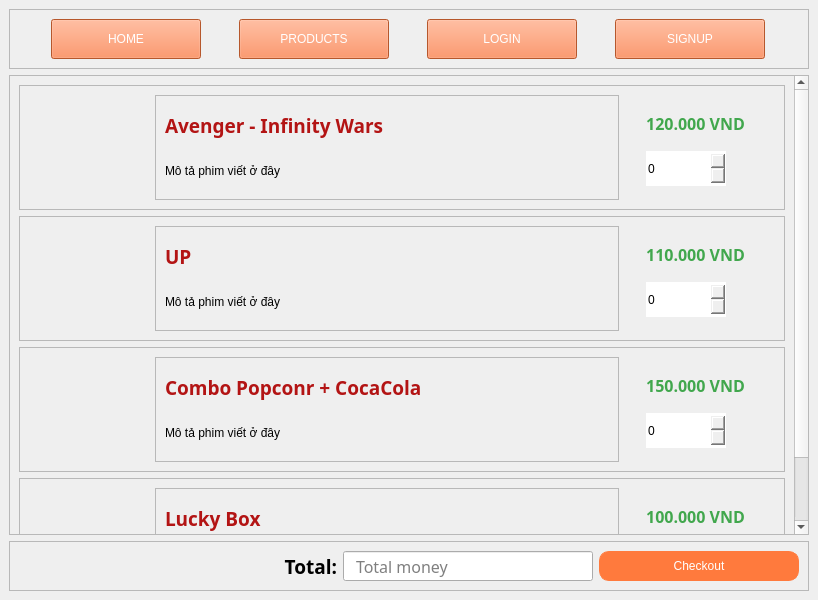
<?xml version="1.0" encoding="UTF-8"?>
<ui version="4.0">
 <class>MainWindow</class>
 <widget class="QMainWindow" name="MainWindow">
  <property name="geometry">
   <rect>
    <x>0</x>
    <y>0</y>
    <width>800</width>
    <height>600</height>
   </rect>
  </property>
  <property name="windowTitle">
   <string>MainWindow</string>
  </property>
  <widget class="QWidget" name="centralwidget">
   <layout class="QVBoxLayout" name="verticalLayout_6">
    <item>
     <widget class="QFrame" name="navigation">
      <property name="minimumSize">
       <size>
        <width>800</width>
        <height>0</height>
       </size>
      </property>
      <property name="frameShape">
       <enum>QFrame::StyledPanel</enum>
      </property>
      <property name="frameShadow">
       <enum>QFrame::Raised</enum>
      </property>
      <layout class="QHBoxLayout" name="horizontalLayout">
       <item>
        <widget class="QPushButton" name="pushButton_home_w">
         <property name="minimumSize">
          <size>
           <width>150</width>
           <height>40</height>
          </size>
         </property>
         <property name="maximumSize">
          <size>
           <width>150</width>
           <height>40</height>
          </size>
         </property>
         <property name="styleSheet">
          <string notr="true">QPushButton{
	font: 81 16pt &quot;Nunito Sans Normal ExtraBold&quot;;
	color: white;
	background-color: rgb(255, 122, 61);
}

QPushButton:hover{
	background-color: rgb(255, 126, 21);
}

QPushButton:pressed{
	padding-left: 5px;
	padding-top: 10px;
}</string>
         </property>
         <property name="text">
          <string>HOME</string>
         </property>
        </widget>
       </item>
       <item>
        <widget class="QPushButton" name="pushButton_products_w">
         <property name="minimumSize">
          <size>
           <width>150</width>
           <height>40</height>
          </size>
         </property>
         <property name="maximumSize">
          <size>
           <width>150</width>
           <height>40</height>
          </size>
         </property>
         <property name="styleSheet">
          <string notr="true">QPushButton{
	font: 81 16pt &quot;Nunito Sans Normal ExtraBold&quot;;
	color: white;
	background-color: rgb(255, 122, 61);
}

QPushButton:hover{
	background-color: rgb(255, 126, 21);
}

QPushButton:pressed{
	padding-left: 5px;
	padding-top: 10px;
}</string>
         </property>
         <property name="text">
          <string>PRODUCTS</string>
         </property>
        </widget>
       </item>
       <item>
        <widget class="QPushButton" name="pushButton_login_w">
         <property name="minimumSize">
          <size>
           <width>150</width>
           <height>40</height>
          </size>
         </property>
         <property name="maximumSize">
          <size>
           <width>150</width>
           <height>40</height>
          </size>
         </property>
         <property name="styleSheet">
          <string notr="true">QPushButton{
	font: 81 16pt &quot;Nunito Sans Normal ExtraBold&quot;;
	color: white;
	background-color: rgb(255, 122, 61);
}

QPushButton:hover{
	background-color: rgb(255, 126, 21);
}

QPushButton:pressed{
	padding-left: 5px;
	padding-top: 10px;
}</string>
         </property>
         <property name="text">
          <string>LOGIN</string>
         </property>
        </widget>
       </item>
       <item>
        <widget class="QPushButton" name="pushButton_signup_w">
         <property name="minimumSize">
          <size>
           <width>150</width>
           <height>40</height>
          </size>
         </property>
         <property name="maximumSize">
          <size>
           <width>150</width>
           <height>40</height>
          </size>
         </property>
         <property name="styleSheet">
          <string notr="true">QPushButton{
	font: 81 16pt &quot;Nunito Sans Normal ExtraBold&quot;;
	color: white;
	background-color: rgb(255, 122, 61);
}

QPushButton:hover{
	background-color: rgb(255, 126, 21);
}

QPushButton:pressed{
	padding-left: 5px;
	padding-top: 10px;
}</string>
         </property>
         <property name="text">
          <string>SIGNUP</string>
         </property>
        </widget>
       </item>
      </layout>
     </widget>
    </item>
    <item>
     <widget class="QScrollArea" name="scrollArea">
      <property name="widgetResizable">
       <bool>true</bool>
      </property>
      <widget class="QWidget" name="scrollAreaWidgetContents">
       <property name="geometry">
        <rect>
         <x>0</x>
         <y>-78</y>
         <width>763</width>
         <height>536</height>
        </rect>
       </property>
       <layout class="QVBoxLayout" name="verticalLayout">
        <item>
         <widget class="QFrame" name="frame">
          <property name="minimumSize">
           <size>
            <width>0</width>
            <height>125</height>
           </size>
          </property>
          <property name="maximumSize">
           <size>
            <width>16777215</width>
            <height>125</height>
           </size>
          </property>
          <property name="frameShape">
           <enum>QFrame::StyledPanel</enum>
          </property>
          <property name="frameShadow">
           <enum>QFrame::Raised</enum>
          </property>
          <layout class="QHBoxLayout" name="horizontalLayout_3">
           <item>
            <widget class="QLabel" name="label_2">
             <property name="minimumSize">
              <size>
               <width>120</width>
               <height>120</height>
              </size>
             </property>
             <property name="maximumSize">
              <size>
               <width>120</width>
               <height>120</height>
              </size>
             </property>
             <property name="text">
              <string/>
             </property>
             <property name="pixmap">
              <pixmap>images/avenger.jpg</pixmap>
             </property>
             <property name="scaledContents">
              <bool>true</bool>
             </property>
            </widget>
           </item>
           <item>
            <widget class="QFrame" name="frame_2">
             <property name="minimumSize">
              <size>
               <width>300</width>
               <height>0</height>
              </size>
             </property>
             <property name="frameShape">
              <enum>QFrame::StyledPanel</enum>
             </property>
             <property name="frameShadow">
              <enum>QFrame::Raised</enum>
             </property>
             <layout class="QVBoxLayout" name="verticalLayout_2">
              <item>
               <widget class="QLabel" name="label_3">
                <property name="minimumSize">
                 <size>
                  <width>300</width>
                  <height>0</height>
                 </size>
                </property>
                <property name="font">
                 <font>
                  <family>Nunito Sans Normal ExtraBold</family>
                  <pointsize>14</pointsize>
                  <weight>75</weight>
                  <bold>true</bold>
                 </font>
                </property>
                <property name="styleSheet">
                 <string notr="true">color: rgb(179, 20, 20);</string>
                </property>
                <property name="text">
                 <string>Avenger - Infinity Wars</string>
                </property>
               </widget>
              </item>
              <item>
               <widget class="QLabel" name="label_4">
                <property name="text">
                 <string>Mô tả phim viết ở đây</string>
                </property>
               </widget>
              </item>
             </layout>
            </widget>
           </item>
           <item>
            <widget class="QFrame" name="frame_7">
             <property name="minimumSize">
              <size>
               <width>120</width>
               <height>0</height>
              </size>
             </property>
             <property name="maximumSize">
              <size>
               <width>150</width>
               <height>16777215</height>
              </size>
             </property>
             <property name="styleSheet">
              <string notr="true">border: none;</string>
             </property>
             <property name="frameShape">
              <enum>QFrame::StyledPanel</enum>
             </property>
             <property name="frameShadow">
              <enum>QFrame::Raised</enum>
             </property>
             <layout class="QGridLayout" name="gridLayout_6">
              <property name="leftMargin">
               <number>0</number>
              </property>
              <property name="topMargin">
               <number>0</number>
              </property>
              <property name="bottomMargin">
               <number>0</number>
              </property>
              <property name="spacing">
               <number>0</number>
              </property>
              <item row="0" column="0">
               <widget class="QLabel" name="label_15">
                <property name="minimumSize">
                 <size>
                  <width>0</width>
                  <height>30</height>
                 </size>
                </property>
                <property name="maximumSize">
                 <size>
                  <width>16777215</width>
                  <height>30</height>
                 </size>
                </property>
                <property name="font">
                 <font>
                  <family>Nunito Sans Normal ExtraBold</family>
                  <pointsize>12</pointsize>
                  <weight>75</weight>
                  <bold>true</bold>
                 </font>
                </property>
                <property name="styleSheet">
                 <string notr="true">color: rgb(65, 167, 77);</string>
                </property>
                <property name="text">
                 <string>120.000 VND</string>
                </property>
                <property name="alignment">
                 <set>Qt::AlignCenter</set>
                </property>
               </widget>
              </item>
              <item row="1" column="0">
               <widget class="QSpinBox" name="spinBox_film1">
                <property name="minimumSize">
                 <size>
                  <width>80</width>
                  <height>35</height>
                 </size>
                </property>
                <property name="maximumSize">
                 <size>
                  <width>80</width>
                  <height>35</height>
                 </size>
                </property>
               </widget>
              </item>
             </layout>
            </widget>
           </item>
          </layout>
         </widget>
        </item>
        <item>
         <widget class="QFrame" name="frame_3">
          <property name="minimumSize">
           <size>
            <width>0</width>
            <height>125</height>
           </size>
          </property>
          <property name="maximumSize">
           <size>
            <width>16777215</width>
            <height>125</height>
           </size>
          </property>
          <property name="frameShape">
           <enum>QFrame::StyledPanel</enum>
          </property>
          <property name="frameShadow">
           <enum>QFrame::Raised</enum>
          </property>
          <layout class="QHBoxLayout" name="horizontalLayout_4">
           <item>
            <widget class="QLabel" name="label_5">
             <property name="minimumSize">
              <size>
               <width>120</width>
               <height>120</height>
              </size>
             </property>
             <property name="maximumSize">
              <size>
               <width>120</width>
               <height>120</height>
              </size>
             </property>
             <property name="text">
              <string/>
             </property>
             <property name="pixmap">
              <pixmap>images/up.jpg</pixmap>
             </property>
             <property name="scaledContents">
              <bool>true</bool>
             </property>
            </widget>
           </item>
           <item>
            <widget class="QFrame" name="frame_4">
             <property name="minimumSize">
              <size>
               <width>300</width>
               <height>0</height>
              </size>
             </property>
             <property name="frameShape">
              <enum>QFrame::StyledPanel</enum>
             </property>
             <property name="frameShadow">
              <enum>QFrame::Raised</enum>
             </property>
             <layout class="QVBoxLayout" name="verticalLayout_3">
              <item>
               <widget class="QLabel" name="label_6">
                <property name="minimumSize">
                 <size>
                  <width>300</width>
                  <height>0</height>
                 </size>
                </property>
                <property name="font">
                 <font>
                  <family>Nunito Sans Normal ExtraBold</family>
                  <pointsize>14</pointsize>
                  <weight>75</weight>
                  <bold>true</bold>
                 </font>
                </property>
                <property name="styleSheet">
                 <string notr="true">color: rgb(179, 20, 20);</string>
                </property>
                <property name="text">
                 <string>UP</string>
                </property>
               </widget>
              </item>
              <item>
               <widget class="QLabel" name="label_7">
                <property name="text">
                 <string>Mô tả phim viết ở đây</string>
                </property>
               </widget>
              </item>
             </layout>
            </widget>
           </item>
           <item>
            <widget class="QFrame" name="frame_8">
             <property name="minimumSize">
              <size>
               <width>120</width>
               <height>0</height>
              </size>
             </property>
             <property name="maximumSize">
              <size>
               <width>150</width>
               <height>16777215</height>
              </size>
             </property>
             <property name="styleSheet">
              <string notr="true">border: none;</string>
             </property>
             <property name="frameShape">
              <enum>QFrame::StyledPanel</enum>
             </property>
             <property name="frameShadow">
              <enum>QFrame::Raised</enum>
             </property>
             <layout class="QGridLayout" name="gridLayout_7">
              <property name="leftMargin">
               <number>0</number>
              </property>
              <property name="topMargin">
               <number>0</number>
              </property>
              <property name="bottomMargin">
               <number>0</number>
              </property>
              <property name="spacing">
               <number>0</number>
              </property>
              <item row="0" column="0">
               <widget class="QLabel" name="label_16">
                <property name="minimumSize">
                 <size>
                  <width>0</width>
                  <height>30</height>
                 </size>
                </property>
                <property name="maximumSize">
                 <size>
                  <width>16777215</width>
                  <height>30</height>
                 </size>
                </property>
                <property name="font">
                 <font>
                  <family>Nunito Sans Normal ExtraBold</family>
                  <pointsize>12</pointsize>
                  <weight>75</weight>
                  <bold>true</bold>
                 </font>
                </property>
                <property name="styleSheet">
                 <string notr="true">color: rgb(65, 167, 77);</string>
                </property>
                <property name="text">
                 <string>110.000 VND</string>
                </property>
                <property name="alignment">
                 <set>Qt::AlignCenter</set>
                </property>
               </widget>
              </item>
              <item row="1" column="0">
               <widget class="QSpinBox" name="spinBox_film2">
                <property name="minimumSize">
                 <size>
                  <width>80</width>
                  <height>35</height>
                 </size>
                </property>
                <property name="maximumSize">
                 <size>
                  <width>80</width>
                  <height>35</height>
                 </size>
                </property>
               </widget>
              </item>
             </layout>
            </widget>
           </item>
          </layout>
         </widget>
        </item>
        <item>
         <widget class="QFrame" name="frame_10">
          <property name="minimumSize">
           <size>
            <width>0</width>
            <height>125</height>
           </size>
          </property>
          <property name="maximumSize">
           <size>
            <width>16777215</width>
            <height>125</height>
           </size>
          </property>
          <property name="frameShape">
           <enum>QFrame::StyledPanel</enum>
          </property>
          <property name="frameShadow">
           <enum>QFrame::Raised</enum>
          </property>
          <layout class="QHBoxLayout" name="horizontalLayout_6">
           <item>
            <widget class="QLabel" name="label_11">
             <property name="minimumSize">
              <size>
               <width>120</width>
               <height>120</height>
              </size>
             </property>
             <property name="maximumSize">
              <size>
               <width>120</width>
               <height>120</height>
              </size>
             </property>
             <property name="text">
              <string/>
             </property>
             <property name="pixmap">
              <pixmap>images/popcorn.jpg</pixmap>
             </property>
             <property name="scaledContents">
              <bool>true</bool>
             </property>
            </widget>
           </item>
           <item>
            <widget class="QFrame" name="frame_11">
             <property name="minimumSize">
              <size>
               <width>300</width>
               <height>0</height>
              </size>
             </property>
             <property name="frameShape">
              <enum>QFrame::StyledPanel</enum>
             </property>
             <property name="frameShadow">
              <enum>QFrame::Raised</enum>
             </property>
             <layout class="QVBoxLayout" name="verticalLayout_5">
              <item>
               <widget class="QLabel" name="label_12">
                <property name="minimumSize">
                 <size>
                  <width>300</width>
                  <height>0</height>
                 </size>
                </property>
                <property name="font">
                 <font>
                  <family>Nunito Sans Normal ExtraBold</family>
                  <pointsize>14</pointsize>
                  <weight>75</weight>
                  <bold>true</bold>
                 </font>
                </property>
                <property name="styleSheet">
                 <string notr="true">color: rgb(179, 20, 20);</string>
                </property>
                <property name="text">
                 <string>Combo Popconr + CocaCola</string>
                </property>
               </widget>
              </item>
              <item>
               <widget class="QLabel" name="label_13">
                <property name="text">
                 <string>Mô tả phim viết ở đây</string>
                </property>
               </widget>
              </item>
             </layout>
            </widget>
           </item>
           <item>
            <widget class="QFrame" name="frame_12">
             <property name="minimumSize">
              <size>
               <width>120</width>
               <height>0</height>
              </size>
             </property>
             <property name="maximumSize">
              <size>
               <width>150</width>
               <height>16777215</height>
              </size>
             </property>
             <property name="styleSheet">
              <string notr="true">border: none;</string>
             </property>
             <property name="frameShape">
              <enum>QFrame::StyledPanel</enum>
             </property>
             <property name="frameShadow">
              <enum>QFrame::Raised</enum>
             </property>
             <layout class="QGridLayout" name="gridLayout_9">
              <property name="leftMargin">
               <number>0</number>
              </property>
              <property name="topMargin">
               <number>0</number>
              </property>
              <property name="bottomMargin">
               <number>0</number>
              </property>
              <property name="spacing">
               <number>0</number>
              </property>
              <item row="0" column="0">
               <widget class="QLabel" name="label_18">
                <property name="minimumSize">
                 <size>
                  <width>0</width>
                  <height>30</height>
                 </size>
                </property>
                <property name="maximumSize">
                 <size>
                  <width>16777215</width>
                  <height>30</height>
                 </size>
                </property>
                <property name="font">
                 <font>
                  <family>Nunito Sans Normal ExtraBold</family>
                  <pointsize>12</pointsize>
                  <weight>75</weight>
                  <bold>true</bold>
                 </font>
                </property>
                <property name="styleSheet">
                 <string notr="true">color: rgb(65, 167, 77);</string>
                </property>
                <property name="text">
                 <string>150.000 VND</string>
                </property>
                <property name="alignment">
                 <set>Qt::AlignCenter</set>
                </property>
               </widget>
              </item>
              <item row="1" column="0">
               <widget class="QSpinBox" name="spinBox_popcorn">
                <property name="minimumSize">
                 <size>
                  <width>80</width>
                  <height>35</height>
                 </size>
                </property>
                <property name="maximumSize">
                 <size>
                  <width>80</width>
                  <height>35</height>
                 </size>
                </property>
               </widget>
              </item>
             </layout>
            </widget>
           </item>
          </layout>
         </widget>
        </item>
        <item>
         <widget class="QFrame" name="frame_5">
          <property name="minimumSize">
           <size>
            <width>0</width>
            <height>125</height>
           </size>
          </property>
          <property name="maximumSize">
           <size>
            <width>16777215</width>
            <height>125</height>
           </size>
          </property>
          <property name="frameShape">
           <enum>QFrame::StyledPanel</enum>
          </property>
          <property name="frameShadow">
           <enum>QFrame::Raised</enum>
          </property>
          <layout class="QHBoxLayout" name="horizontalLayout_5">
           <item>
            <widget class="QLabel" name="label_8">
             <property name="minimumSize">
              <size>
               <width>120</width>
               <height>120</height>
              </size>
             </property>
             <property name="maximumSize">
              <size>
               <width>120</width>
               <height>120</height>
              </size>
             </property>
             <property name="text">
              <string/>
             </property>
             <property name="pixmap">
              <pixmap>images/gift.jpg</pixmap>
             </property>
             <property name="scaledContents">
              <bool>true</bool>
             </property>
            </widget>
           </item>
           <item>
            <widget class="QFrame" name="frame_6">
             <property name="minimumSize">
              <size>
               <width>300</width>
               <height>0</height>
              </size>
             </property>
             <property name="frameShape">
              <enum>QFrame::StyledPanel</enum>
             </property>
             <property name="frameShadow">
              <enum>QFrame::Raised</enum>
             </property>
             <layout class="QVBoxLayout" name="verticalLayout_4">
              <item>
               <widget class="QLabel" name="label_9">
                <property name="minimumSize">
                 <size>
                  <width>300</width>
                  <height>0</height>
                 </size>
                </property>
                <property name="font">
                 <font>
                  <family>Nunito Sans Normal ExtraBold</family>
                  <pointsize>14</pointsize>
                  <weight>75</weight>
                  <bold>true</bold>
                 </font>
                </property>
                <property name="styleSheet">
                 <string notr="true">color: rgb(179, 20, 20);</string>
                </property>
                <property name="text">
                 <string>Lucky Box</string>
                </property>
               </widget>
              </item>
              <item>
               <widget class="QLabel" name="label_10">
                <property name="text">
                 <string>Mô tả phim viết ở đây</string>
                </property>
               </widget>
              </item>
             </layout>
            </widget>
           </item>
           <item>
            <widget class="QFrame" name="frame_9">
             <property name="minimumSize">
              <size>
               <width>120</width>
               <height>0</height>
              </size>
             </property>
             <property name="maximumSize">
              <size>
               <width>150</width>
               <height>16777215</height>
              </size>
             </property>
             <property name="styleSheet">
              <string notr="true">border: none;</string>
             </property>
             <property name="frameShape">
              <enum>QFrame::StyledPanel</enum>
             </property>
             <property name="frameShadow">
              <enum>QFrame::Raised</enum>
             </property>
             <layout class="QGridLayout" name="gridLayout_8">
              <property name="leftMargin">
               <number>0</number>
              </property>
              <property name="topMargin">
               <number>0</number>
              </property>
              <property name="bottomMargin">
               <number>0</number>
              </property>
              <property name="spacing">
               <number>0</number>
              </property>
              <item row="0" column="0">
               <widget class="QLabel" name="label_17">
                <property name="minimumSize">
                 <size>
                  <width>0</width>
                  <height>30</height>
                 </size>
                </property>
                <property name="maximumSize">
                 <size>
                  <width>16777215</width>
                  <height>30</height>
                 </size>
                </property>
                <property name="font">
                 <font>
                  <family>Nunito Sans Normal ExtraBold</family>
                  <pointsize>12</pointsize>
                  <weight>75</weight>
                  <bold>true</bold>
                 </font>
                </property>
                <property name="styleSheet">
                 <string notr="true">color: rgb(65, 167, 77);</string>
                </property>
                <property name="text">
                 <string>100.000 VND</string>
                </property>
                <property name="alignment">
                 <set>Qt::AlignCenter</set>
                </property>
               </widget>
              </item>
              <item row="1" column="0">
               <widget class="QSpinBox" name="spinBox_luckyBox">
                <property name="minimumSize">
                 <size>
                  <width>80</width>
                  <height>35</height>
                 </size>
                </property>
                <property name="maximumSize">
                 <size>
                  <width>80</width>
                  <height>35</height>
                 </size>
                </property>
               </widget>
              </item>
             </layout>
            </widget>
           </item>
          </layout>
         </widget>
        </item>
       </layout>
      </widget>
     </widget>
    </item>
    <item>
     <widget class="QFrame" name="thanh_toan">
      <property name="minimumSize">
       <size>
        <width>0</width>
        <height>50</height>
       </size>
      </property>
      <property name="frameShape">
       <enum>QFrame::StyledPanel</enum>
      </property>
      <property name="frameShadow">
       <enum>QFrame::Raised</enum>
      </property>
      <layout class="QHBoxLayout" name="horizontalLayout_2">
       <item>
        <widget class="QLabel" name="label">
         <property name="minimumSize">
          <size>
           <width>150</width>
           <height>0</height>
          </size>
         </property>
         <property name="font">
          <font>
           <family>Nunito Sans Normal</family>
           <pointsize>14</pointsize>
           <weight>75</weight>
           <bold>true</bold>
          </font>
         </property>
         <property name="text">
          <string>Total:</string>
         </property>
         <property name="alignment">
          <set>Qt::AlignRight|Qt::AlignTrailing|Qt::AlignVCenter</set>
         </property>
        </widget>
       </item>
       <item>
        <widget class="QLineEdit" name="lineEdit_total">
         <property name="minimumSize">
          <size>
           <width>0</width>
           <height>30</height>
          </size>
         </property>
         <property name="maximumSize">
          <size>
           <width>250</width>
           <height>16777215</height>
          </size>
         </property>
         <property name="font">
          <font>
           <family>Nunito Sans Normal</family>
           <pointsize>12</pointsize>
           <weight>50</weight>
           <bold>false</bold>
          </font>
         </property>
         <property name="styleSheet">
          <string notr="true">padding-left: 10px;</string>
         </property>
         <property name="alignment">
          <set>Qt::AlignLeading|Qt::AlignLeft|Qt::AlignVCenter</set>
         </property>
         <property name="placeholderText">
          <string>Total money</string>
         </property>
        </widget>
       </item>
       <item>
        <widget class="QPushButton" name="pushButton_checkout">
         <property name="maximumSize">
          <size>
           <width>200</width>
           <height>30</height>
          </size>
         </property>
         <property name="styleSheet">
          <string notr="true">QPushButton{
	font: 81 16pt &quot;Nunito Sans Normal ExtraBold&quot;;
	color: white;
	background-color: rgb(255, 122, 61);
	border: 1px solid rgb(255, 122, 61);
	border-radius: 10px;
}

QPushButton:hover{
	background-color: rgb(255, 126, 21);
}

QPushButton:pressed{
	padding-left: 1px;
	padding-top: 1px;
}</string>
         </property>
         <property name="text">
          <string>Checkout</string>
         </property>
        </widget>
       </item>
      </layout>
     </widget>
    </item>
   </layout>
  </widget>
 </widget>
 <resources/>
 <connections/>
</ui>
